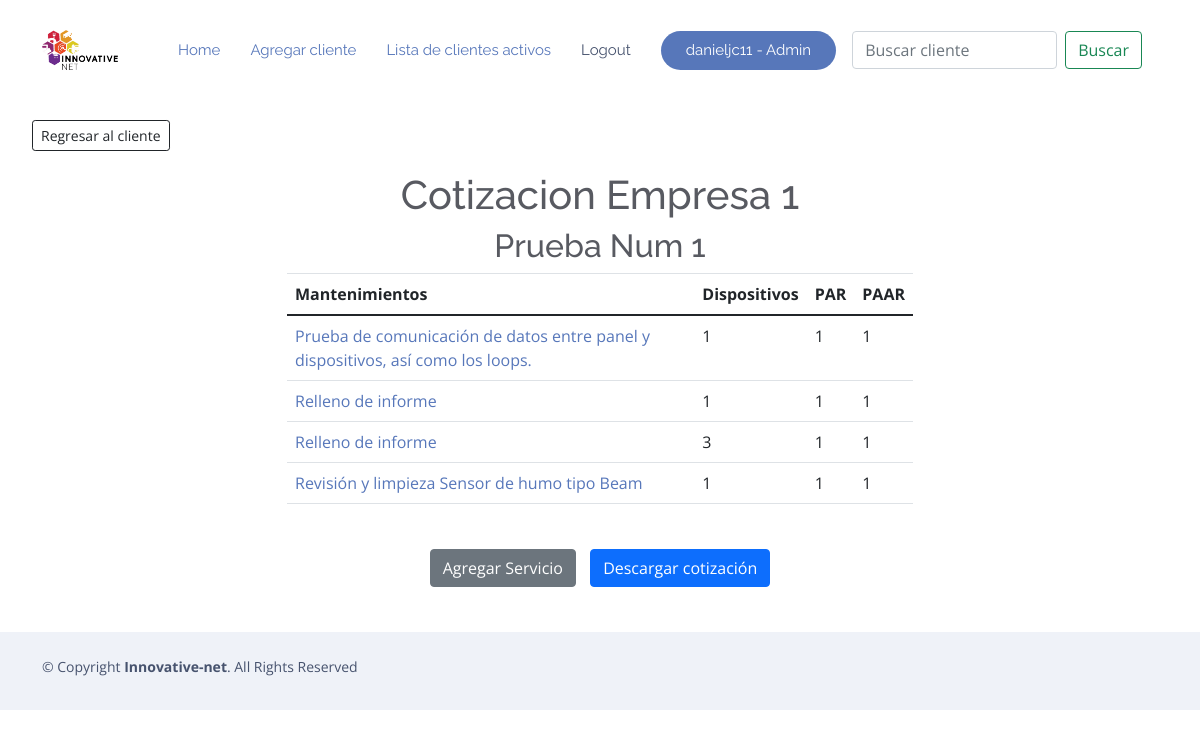
Page /41/2/detalle_cotizacion (signed in) on the committed database.
### RPA/models.py (models this page shows, shortened)
class Cotizacion(models.Model):
    num_list = [(1,"1"),(2,"2"),(4,"4"),(6,"6")]
    cliente = models.ForeignKey(Cliente, on_delete=models.CASCADE, null=True, blank=True)
    titulo = models.CharField(verbose_name="Nombre Cotizacion", null=True, blank=True,max_length=200)
    lugar_de_mantenimiento = models.CharField('Lugar en que se realizara el mantenimiento',max_length
    =120,blank=True)
    descripcion_cotizacion = models.TextField('Descripcion de la cotizacion',blank=True)
    fecha = models.DateTimeField('Fecha de realizacion de la cotizacion',blank=True,null=True, default=dateutil.utils.today())
    dispositivos = models.ManyToManyField('Dispositivo', blank = True)
    mantenimientos = models.ManyToManyField(Nombre_servicio,through="Mantenimiento")
    mmtos = models.ManyToManyField('Mantenimiento',related_name='mantenimientosCotizacion',blank=True)
    class Meta:
        ordering = ['cliente']

class Cliente(models.Model):
    usuario = models.ForeignKey(User, on_delete=models.CASCADE, null=True, blank=True)
    nombre = models.CharField('Nombre de la compañia cliente',max_length=200)
    encargado = models.CharField('Nombre del contacto dentro de la empresa',max_length
    =120)
    puesto_encargado = models.CharField('Puesto del contacto',max_length
    =120)
    numero_contacto=models.CharField('Numero de telefono para contactar',max_length
    =10)
    correo_contacto=models.EmailField('Correo para contactar',blank=True)
    def __str__(self):
        return self.nombre
    class Meta:
        ordering = ['nombre']

class Mantenimiento(models.Model):
    cliente = models.ForeignKey(Cliente, on_delete=models.CASCADE, null=True, blank=True)
    cotizacion = models.ForeignKey(Cotizacion, on_delete=models.CASCADE, null=True, blank=True)
    titulonombre = models.ForeignKey(Nombre_servicio,on_delete=models.CASCADE, null=True, blank=True)
    encargadoTrabajo1 = models.ForeignKey(Precio,verbose_name="Encargado del trabajo" ,on_delete=models.CASCADE,null=True)
    periodisidadactividades = models.IntegerField(verbose_name="Periodicidad regular de actividad de mtto por año", blank=True, null=True )
    periodisidadadicional = models.IntegerField(verbose_name="Periodicidad adicional de actividad de mtto  a la regular", blank=True, null=True)
    tiempoejecucion = models.FloatField(verbose_name="Tiempo de ejecucion del mtto", blank=True, null=True)
    cantidaddedispositivos = models.IntegerField(verbose_name="Cantidad de dispositivos a considerar en periodicidad regular", blank=True, null=True)
    cantidaddispositivosextras = models.IntegerField(verbose_name="Cantidad de dispositivos a considerar en periodicidad Extra", blank=True, null=True)
    horasactividad = models.IntegerField(verbose_name="horas por actividad de mtto regular =Importe de cantidad x Tiempo de ejecucion", blank=True, null=True)
    costomantenimientoregular = models.FloatField(verbose_name="Costo Regular = horas por actividad de mtto regular =Importe de cantidad x Tiempo de ejecucion",null=True,blank=True)
    costomantenimientoadicional = models.FloatField(verbose_name="Costo Adicional = horas por actividad de mtto adicional =Importe de cantidad x Tiempo de ejecucion ", blank=True, null=True)
    def __str__(self):
        return str(self.titulonombre)
    class Meta:
        ordering = ['titulonombre']

class Nombre_servicio(models.Model):
    titulo = models.CharField(max_length=200, verbose_name="Titulo Mantenimiento", null=True, blank=True)
    encargado = models.ForeignKey(Precio, on_delete=models.CASCADE, null=True)
    tiempodeejecucion = models.FloatField(verbose_name="Tiempo de Ejecucion", null=True)
    def __str__(self):
        return str(self.titulo)
    class Meta:
        ordering = ['titulo']

### RPA/views.py (the view)
# urls.py: path('<int:cliente>/<int:pk>/detalle_cotizacion', Detalle_Cotizacion.as_view(), name='detalle_cotizacion'),
class Detalle_Cotizacion(LoginRequiredMixin, DetailView):
    model = Cotizacion
    object = "cotizacion"
    template_name = "cotizacion/detalle_cotizacion.html"
    def get_context_data(self, **kwargs):
        ctx = super(Detalle_Cotizacion, self).get_context_data(**kwargs)
        cat = kwargs.get("object")
        ctx['servicios'] = Mantenimiento.objects.filter(cotizacion = cat)
        return ctx

### RPA/templates/cotizacion/detalle_cotizacion.html
{% extends "mantenimientos/base.html" %}
{% block body %}
<div >
    <right>
        <a href="{% url 'mostrar_cliente' cotizacion.cliente.id %}">
            <button type=button class="btn btn-outline-dark btn-sm" style="margin:20px">Regresar al cliente</button>
        </a>
    </right>
    <div>
        <center>
            <h1> Cotizacion {{cotizacion.cliente}} </h1>
            <h2> {{cotizacion.titulo}} </h2>
        </center>
    </div>
    <div class="container" style="max-width: 650px;">
        <table class="table">
            <thead>
                <tr>
                    <th>Mantenimientos</th>
                    <th align="right">Dispositivos</th>
                    <th align="right">PAR</th>
                    <th align="right">PAAR</th>
                </tr>
            </thead>
            <tbody>
                {% for servicio in servicios %}
                <tr>
                    <td>
                        <a
                            href="{% url 'detalle_servicio' cotizacion.cliente.id cotizacion.id servicio.id %}">{{ servicio }}
                        </a>
                    </td>
                    <td>
                        <a>
                            {{ servicio.cantidaddedispositivos }}
                        </a>
                    </td>
                    <td>
                        <a>
                            {{ servicio.periodisidadactividades }}
                        </a>
                    </td>
                    <td>
                        <a>
                            {{ servicio.periodisidadadicional }}
                        </a>
                    </td>
                </tr>
                {% empty %}
                <tr>
                    <td style="text-align: center;"> NO SE ENCUENTRA NINGUN SERVICIO </td>
                </tr>
                {% endfor %}
            </tbody>
        </table>
    </div>
    <div class="container" style="margin-top: 40px; margin-bottom: 40px;">
        <center>
        <a href="{% url 'crear_servicio' cotizacion.cliente.id cotizacion.id  %}">
            <button type=button class="btn btn-secondary" style="margin:5px">Agregar Servicio</button>
        </a>
        <a href="{% url 'cotizacion_pdf' cotizacion.id %}" download="cotizacion.pdf">
            <button type="button" class="btn btn-primary" style="margin:5px">Descargar cotización</button>
        </a>
        </center>
    </div>
</div>
{% endblock %}

### RPA/templates/mantenimientos/base.html (shortened to what this page needs)
{% load static %}
<!DOCTYPE html>
<html lang="en">
<head>
  <link rel="stylesheet" href="https://stackpath.bootstrapcdn.com/bootstrap/4.5.0/css/bootstrap.min.css">
  <link href="{% static '\vendor\aos\aos.css' %}" rel="stylesheet">
  <link href="{% static '\vendor\bootstrap\css\bootstrap.min.css' %}" rel="stylesheet">
  <link href="{% static '\vendor\bootstrap-icons\bootstrap-icons.css' %}" rel="stylesheet">
  <link href="{% static '\vendor\boxicons\css\boxicons.min.css' %}" rel="stylesheet">
  <link href="{% static '\vendor\glightbox\css\glightbox.min.css' %}" rel="stylesheet">
  <link href="{% static '\vendor\swiper\swiper-bundle.min.css' %}" rel="stylesheet">
  <link href="{% static '\css\style.css' %}" rel="stylesheet">
</head>
<body style="padding-top: 70px;">
  <header id="header" class="fixed-top  header-transparent ">
    <div class="container d-flex align-items-center justify-content-between">
      <div class="logo">
        <a href="https://www.innovative-net.mx/"><img src="{% static '\assets\img\horizontal blanco.png' %}" alt="" class="img-fluid"></a>
      </div>
      <nav id="navbar" class="navbar">
        <ul>
          <li><a class="nav-link scrollto active" href="{% url 'home' %}">Home</a></li>
          <li><a class="nav-link scrollto active" href="{% url 'agregar_cliente' %}">Agregar cliente</a></li>
          <li><a class="nav-link scrollto active" href="{% url 'lista_clientes' %}">Lista de clientes activos</a></li>
          {% if request.user.is_authenticated %}
          <li><a class="nav-link scrollto" href="{% url 'logout' %}">Logout</a></li>
          {% if request.user.is_staff %}
              <li><a class="getstarted scrollto" href="{% url 'admin:index' %}" >{{request.user}} - Admin</a></li>
              {% else %}
              <li><a class="getstarted scrollto" href="" >{{request.user}}</a></li>
              {% endif %}
          {% else %}
          <li><a class="getstarted scrollto" href="{% url 'login'  %}" >Login</a></li>
          {% endif %}
        </ul>
        <form class="d-flex m-3" method="POST" action="{% url 'buscar_clientes' %}">
          <input class="form-control me-2" type="search" placeholder="Buscar cliente"
                 aria-label="Buscar cliente" name="searched">
          <button class="btn btn-outline-success" type="submit">
            Buscar
          </button>
        </form>
      </nav>
    </div>
  </header>
    <div class="container-fluid" style="margin-top: 30px;">
      {% block body %}
      {% endblock %}
    </div>
        <footer id="footer">
            <div class="container py-4">
              <div class="copyright">
                &copy; Copyright <strong><span>Innovative-net</span></strong>. All Rights Reserved
              </div>
            </div>
          </footer>
</body>
        </html>

### RPA/static/css/style.css (style rules this page uses)
body { font-family: "Open Sans", sans-serif; color: #585a61; }
a { color: #5777ba; text-decoration: none; }
h1, h2, h3, h4, h5, h6 { font-family: "Raleway", sans-serif; }
#header { transition: all 0.5s; z-index: 997; transition: all 0.5s; padding: 15px 0; background: rgba(255, 255, 255, 0.95); }
#header.header-transparent { background: transparent; }
#header .logo img { margin: 0; max-height: 40px; }
.navbar { padding: 0; }
.navbar ul { margin: 0; padding: 0; display: flex; list-style: none; align-items: center; }
.navbar li { position: relative; }
.navbar a, .navbar a:focus { display: flex; align-items: center; justify-content: space-between; padding: 10px 0 10px 30px; font-family: "Raleway", sans-serif; font-size: 15px; color: #47536e; white-space: nowrap; transition: 0.3s; }
.navbar a:hover, .navbar .active, .navbar .active:focus, .navbar li:hover > a { color: #5777ba; }
.navbar .getstarted { background: #5777ba; color: #fff; padding: 12px 25px; margin-left: 30px; color: #fff; line-height: 1; border-radius: 50px; }
#footer { background: #fff; padding: 0 0 30px 0; color: #47536e; font-size: 14px; background: #eff2f8; }
#footer .copyright { text-align: center; float: left; color: #47536e; }

### rows in the picture
Cotizacion: cliente "Empresa 1", titulo "Prueba Num 1"
Mantenimiento: titulonombre.titulo "Prueba de comunicación de datos entre panel y dispositivos, así como los loops.", cantidaddedispositivos "1", periodisidadactividades "1", periodisidadadicional "1"
Mantenimiento: titulonombre.titulo "Relleno de informe", cantidaddedispositivos "1", periodisidadactividades "1", periodisidadadicional "1"
Mantenimiento: titulonombre.titulo "Relleno de informe", cantidaddedispositivos "3", periodisidadactividades "1", periodisidadadicional "1"
Mantenimiento: titulonombre.titulo "Revisión y limpieza Sensor de humo tipo Beam", cantidaddedispositivos "1", periodisidadactividades "1", periodisidadadicional "1"

### other values in the picture
{{ request.user }} "danieljc11"
